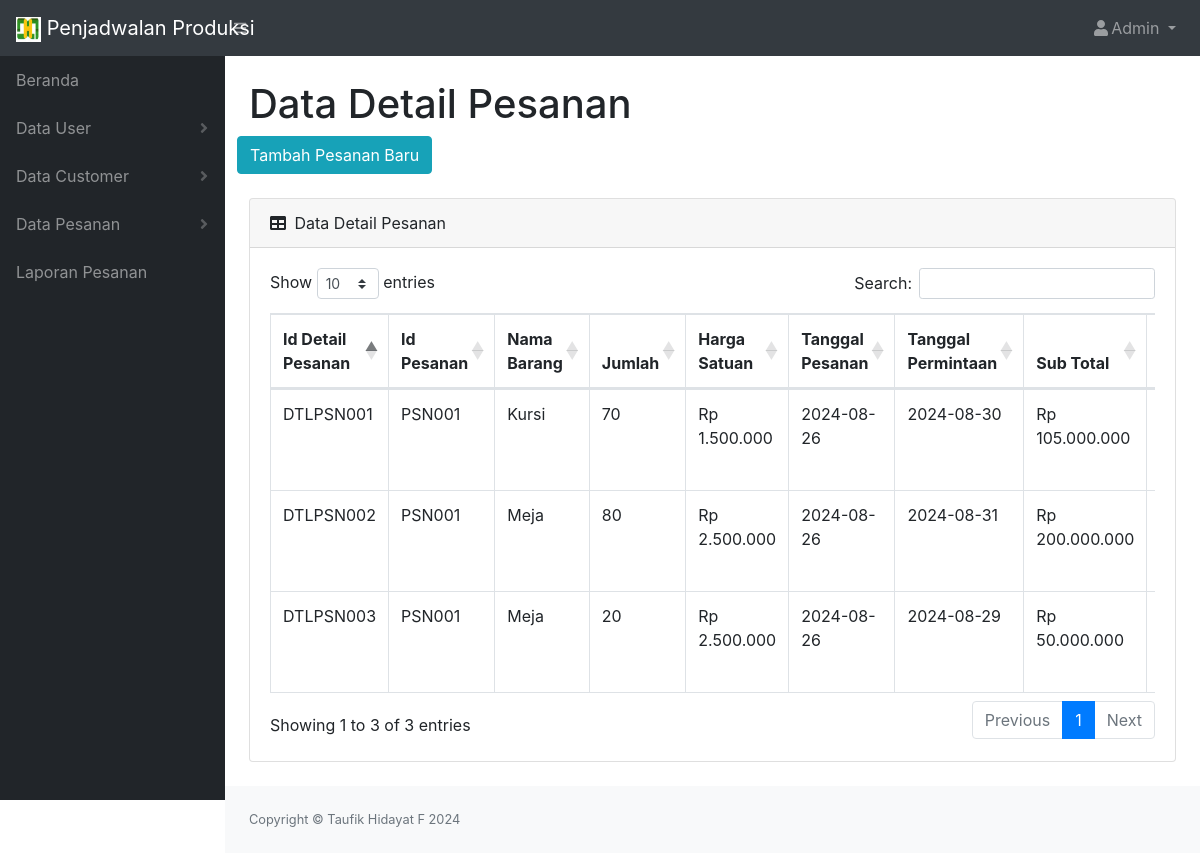
Screenshot of /menu_admin/lihat_detailpesanan.php?idp=PSN001 with the database file from the repository.
### tables this page shows
CREATE TABLE `detail_pesanan` (
  `id_detail_pesanan` varchar(20) NOT NULL,
  `id_pesanan` varchar(20) DEFAULT NULL,
  `id_barang` int(11) DEFAULT NULL,
  `qty` int(11) DEFAULT NULL,
  `tgl_permintaan` date NOT NULL
);

CREATE TABLE `barang` (
  `id` int(20) NOT NULL,
  `kode` varchar(50) NOT NULL,
  `nama` varchar(225) NOT NULL,
  `harga` int(50) NOT NULL
);

CREATE TABLE `pesanan` (
  `id_pesanan` varchar(20) NOT NULL,
  `tgl_pesanan` date DEFAULT NULL,
  `id_customer` varchar(20) DEFAULT NULL
);

### config/controller.php (called while the page is built, shortened)
<?php
function select($query)
{
    global $koneksi;
    $result = mysqli_query($koneksi, $query);
    $rows = [];
    while ($row = mysqli_fetch_assoc($result)) {
        $rows[] = $row;
    }
    return $rows;
}

### menu_admin/lihat_detailpesanan.php (the view, shortened to what this page needs)
<!DOCTYPE html>
<html lang="en">
<head>
    <link href="../css/styles.css" rel="stylesheet" />
    <link href="https://cdn.datatables.net/1.10.20/css/dataTables.bootstrap4.min.css" rel="stylesheet" />
</head>
<body class="sb-nav-fixed">
    <?php include '../tema_menu/header_Admin.php';
    include '../tema_menu/sidebar_Admin.php';
    $id_pesanan = isset($_GET['idp']) ? $_GET['idp'] : '';
    $data_detailpesanan = select("
    SELECT
        detail_pesanan.id_detail_pesanan,
        detail_pesanan.id_pesanan,
        detail_pesanan.id_barang,
        barang.nama AS nama_barang,
        barang.harga,
        pesanan.tgl_pesanan,
        detail_pesanan.qty,
        detail_pesanan.tgl_permintaan
    FROM detail_pesanan
    JOIN pesanan ON detail_pesanan.id_pesanan = pesanan.id_pesanan
    JOIN barang ON detail_pesanan.id_barang = barang.id
    WHERE detail_pesanan.id_pesanan = '$id_pesanan'
    ");
    ?>
    <div id="layoutSidenav_content">
        <main>
            <div class="container-fluid">
                <h1 class="mt-4">Data Detail Pesanan</h1>
                <div class="row">
                    <button type="button" class="btn btn-info mb-4" data-toggle="modal" data-target="#exampleModal">
                        Tambah Pesanan Baru
                </div>
                <div class="card mb-4">
                    <div class="card-header">
                        <i class="fas fa-table mr-1"></i>
                        Data Detail Pesanan
                    </div>
                    <div class="card-body">
                        <div class="table-responsive">
                            <table class="table table-bordered" table-striped mt-3 id="dataTable">
                                <thead>
                                    <tr>
                                        <th>Id Detail Pesanan</th>
                                        <th>Id Pesanan</th>
                                        <th>Nama Barang</th>
                                        <th>Jumlah</th>
                                        <th>Harga Satuan</th>
                                        <th>Tanggal Pesanan</th>
                                        <th>Tanggal Permintaan</th>
                                        <th>Sub Total</th>
                                        <th>Aksi</th>
                                    </tr>
                                </thead>
                                <tbody>
                                    <?php foreach ($data_detailpesanan as $detailpesanan) : ?>
                                        <tr>
                                            <td><?= $detailpesanan['id_detail_pesanan']; ?></td>
                                            <td><?= $detailpesanan['id_pesanan']; ?></td>
                                            <td><?= $detailpesanan['nama_barang']; ?></td>
                                            <td><?= $detailpesanan['qty']; ?></td>
                                            <td><?= 'Rp ' . number_format($detailpesanan['harga'], 0, ',', '.'); ?></td>
                                            <td><?= $detailpesanan['tgl_pesanan']; ?></td>
                                            <td><?= $detailpesanan['tgl_permintaan']; ?></td>
                                            <td><?= 'Rp ' . number_format($detailpesanan['qty'] * $detailpesanan['harga'], 0, ',', '.'); ?></td>
                                            <td width="15%" class="text-center">
                                            </td>
                                        </tr>
                                    <?php endforeach ?>
                                </tbody>
                            </table>
                        </div>
                    </div>
                </div>
            </div>
        </main>
        <?php include '../tema_menu/footer.php' ?>
    </div>
</body>
</html>

### rows the page displays
detail_pesanan: id_detail_pesanan "DTLPSN001", id_pesanan "PSN001", id_barang.nama "Kursi", qty "70", id_barang.harga "1.500.000", id_pesanan.tgl_pesanan "2024-08-26", tgl_permintaan "2024-08-30", $detailpesanan['qty']*$detailpesanan['harga'] "105.000.000"
detail_pesanan: id_detail_pesanan "DTLPSN002", id_pesanan "PSN001", id_barang.nama "Meja", qty "80", id_barang.harga "2.500.000", id_pesanan.tgl_pesanan "2024-08-26", tgl_permintaan "2024-08-31", $detailpesanan['qty']*$detailpesanan['harga'] "200.000.000"
detail_pesanan: id_detail_pesanan "DTLPSN003", id_pesanan "PSN001", id_barang.nama "Meja", qty "20", id_barang.harga "2.500.000", id_pesanan.tgl_pesanan "2024-08-26", tgl_permintaan "2024-08-29", $detailpesanan['qty']*$detailpesanan['harga'] "50.000.000"
